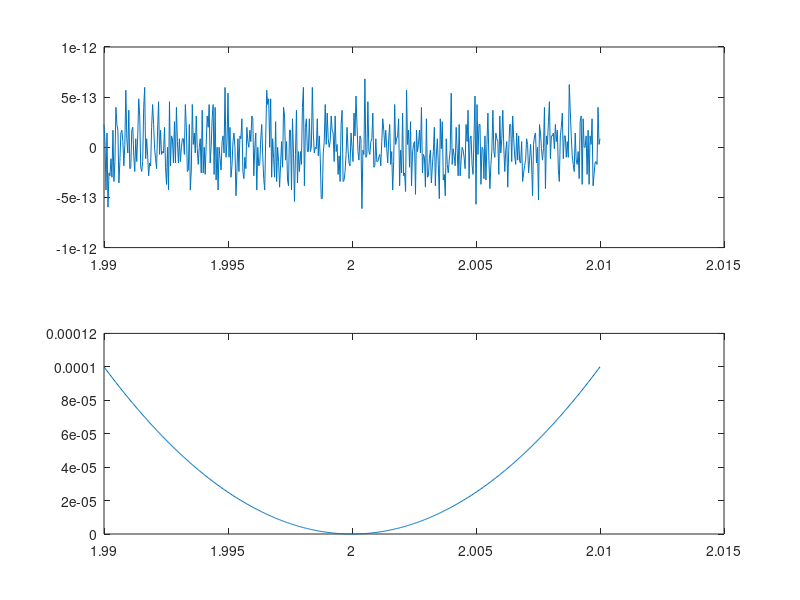
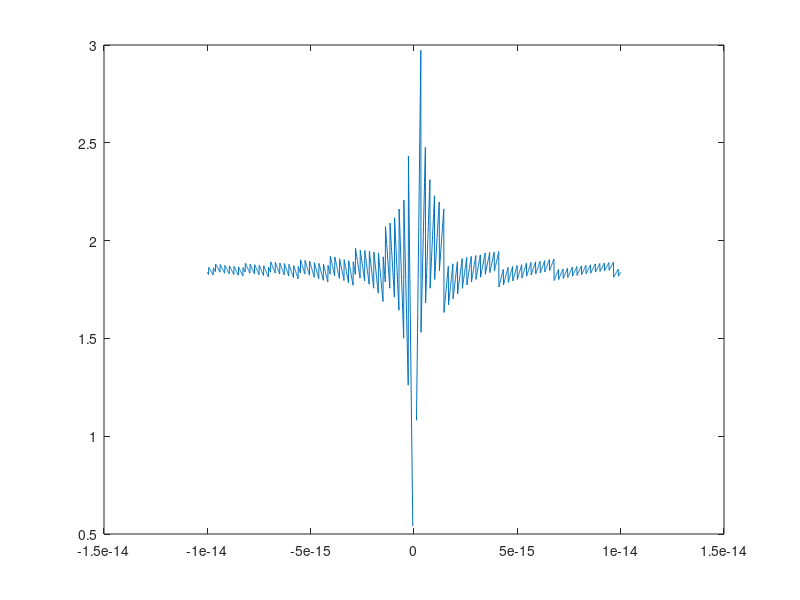
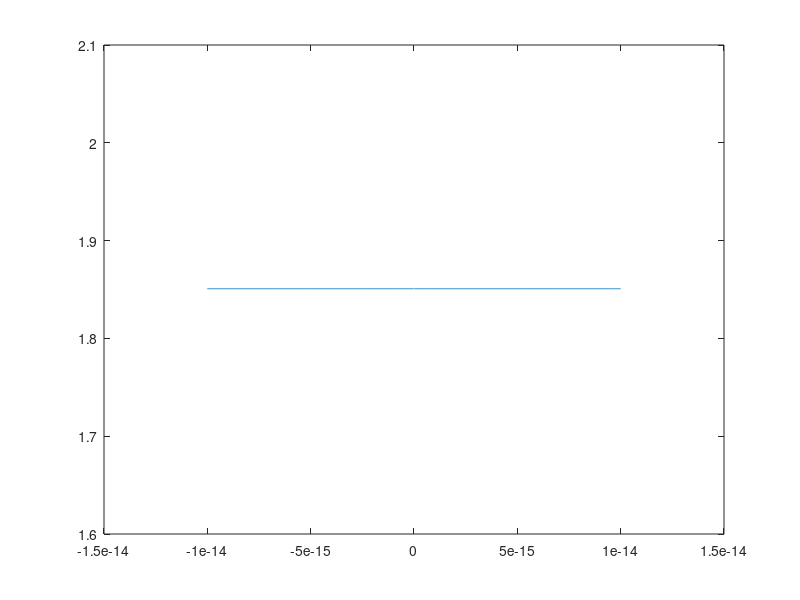

Write MATLAB code to recreate these figures, in order.
% Aufgabe 2a-------------------------------
clear;
clc;
p_eins=[1 -14 84 -280 560 -672 448 -128];
x=1.99:0.00004:2.01;
f_eins=polyval(p_eins,x);
f_zwei=(x-2).^2;
figure(1);
subplot(2,1,1);plot(x,f_eins);
subplot(2,1,2);plot(x,f_zwei);

% Der erste Plot hat eine viel feinere Y-Achse, also erscheint der "Zoom"
% im ersten Plot sich so von der gröberen Funktion abweicht.

% Aufgabe 2b
x=-10^(-14):10^(-17):10^(-14);
g=x./(sin(1.+x)-sin(1));
figure(2);
plot(x,g);

% Nein, da in extrem kleinen Bereich immer noch Unterschiede da sein
% können.

% Aufgabe 2c
g=x./(2.*cos((x+2)./2).*sin(x./2));
figure(3);
plot(x,g);

% Ausgabe wird nur noch als Linie dargestellt > Kaum sichtbar.
% Der Limes von g(x) geht gegen 0